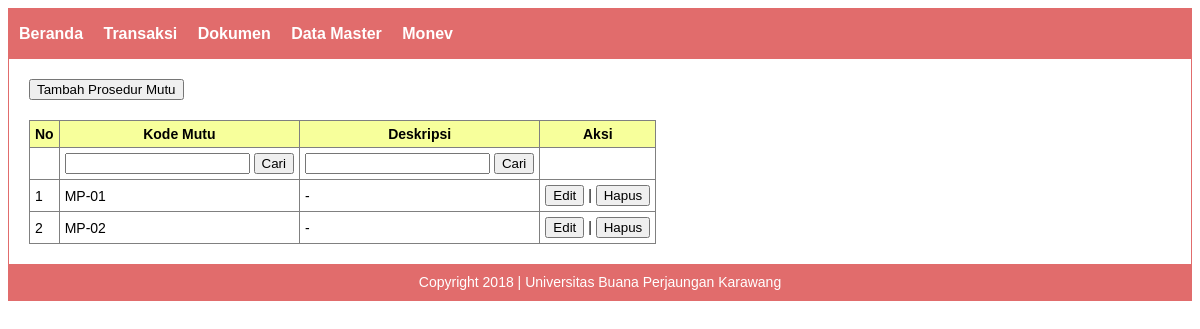
Page /index.php/mp/view on the committed database.
### tables this page shows
CREATE TABLE `master_mp` (
  `id_mp` int(11) NOT NULL,
  `kode` varchar(255) NOT NULL,
  `deskripsi` text NOT NULL
);

### application/controllers/Mp.php (called while the page is built, shortened)
<?php
class Mp extends CI_Controller {
    function __construct()
    {
        $this->load->model('mp_m', 'mp');
    }
    public function view()
    {
        $query = $this->mp->get();
        $data = array (
            'header' => 'Master Data Prosedur Mutu',
            'mp' => $query->result()
        );
        $this->load->view('_header', $data);
        $this->load->view('tampil_mp');
        $this->load->view('_footer');
    }
}

### index.php (called while the page is built, shortened)
<?php
require_once BASEPATH.'core/CodeIgniter.php';

### application/models/Mp_m.php (called while the page is built, shortened)
<?php
class Mp_m extends CI_Model {
    public function get($id = null){
        $filter_kode = $this->input->get('cari_kode');
        $this->db->like('kode', $filter_kode);
        $filter_deskripsi = $this->input->get('cari_deskripsi');
        $this->db->like('deskripsi', $filter_deskripsi);
        $this->db->select('*');
        $this->db->from('master_mp');
        $query = $this->db->get();
        return $query;
    }
}

### application/views/tampil_mp.php (the view)
<div style="margin-bottom: 20px;">
    <a href="<?=site_url('mp/add');?>"><button class="btn">Tambah Prosedur Mutu</button></a>
</div>
<div>
    <table class="data" border="1px">
        <tr>
            <th>No</th>
            <th>Kode Mutu</th>
            <th>Deskripsi</th>
            <th>Aksi</th>
        </tr>
        <tr>
            <td></td>
            <td>
                <form action="">
                    <input type="text" name="cari_kode">
                    <button class="btn">Cari</button>
                </form>
            </td>
            <td>
                <form action="">
                    <input type="text" name="cari_deskripsi">
                    <button class="btn">Cari</button>
                </form>
            </td>
            <td></td>
        </tr>
        <?php
        $no = 1;
            foreach ($mp as $b => $row) {
        ?>
        <tr>
            <td><?=$no++;?></td>
            <td><?=$row->kode;?></td>
            <td><?=$row->deskripsi;?></td>
            <td>
                <a href="<?=site_url('mp/edit/'.$row->id_mp);?>"><button class="btn">Edit</button></a> |
                <a href="<?=site_url('mp/del/'.$row->id_mp);?>" onclick="return confirm('Apakah kamu yakin ?')"><button class="btn">Hapus</button></a>
            </td>
        </tr>
        <?php } ?>
    </table>
</div>

### application/views/_header.php (style rules this page uses)
body { font-family: sans-serif, arial; font-size: 14px; }
table.data { border-collapse: collapse; }
table.data th { background-color: #f7ff9b; }
table.data th, table.data td { padding: 5px; }
.btn { cursor: pointer; }

### rows in the picture
master_mp: kode "MP-01", deskripsi "-"
master_mp: kode "MP-02", deskripsi "-"
